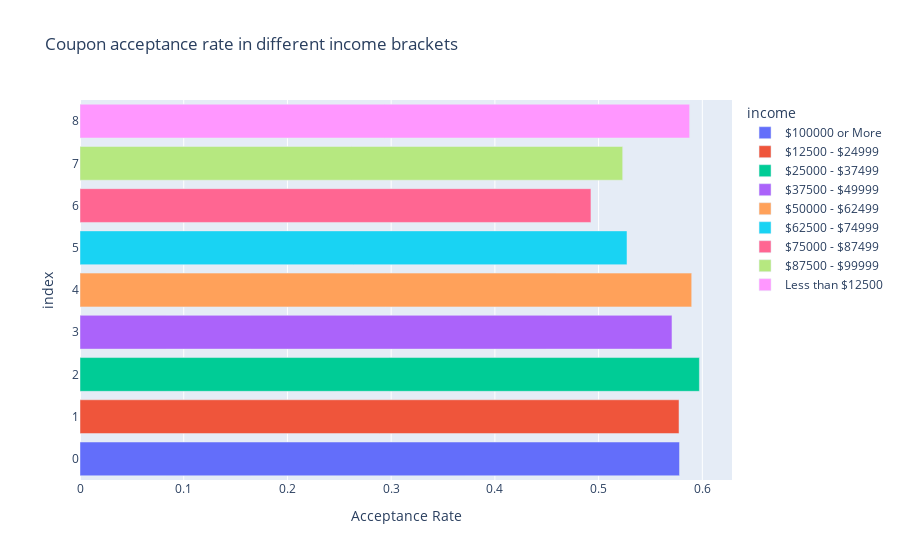

The notebook cell this image was saved under:
### Markdown cell above
Among all the income groups, the people who had income between 75k to 87.5k used the accepted fewer number of coupons. Interesting enough that the people with the lowest amount of income and the ones with the highest amount of income, have almost equal acceptance rate in overall coupons.

### Code cell
px.bar(acc_rate_income.reset_index(), x='Y', color='income', labels={'Y': 'Acceptance Rate'}, title='Coupon acceptance rate in different income brackets')

### Figure 1 — Plotly figure (JSON) as saved in the notebook; plotly's stock layout.template omitted (floating-point values rounded to 4 significant figures)
{"data": [{"alignmentgroup": "True", "hovertemplate": "income=$100000 or More<br>Acceptance Rate=%{x}<br>index=%{y}<extra></extra>", "legendgroup": "$100000 or More", "marker": {"color": "#636efa", "pattern": {"shape": ""}}, "name": "$100000 or More", "offsetgroup": "$100000 or More", "orientation": "h", "showlegend": true, "textposition": "auto", "type": "bar", "x": [0.578], "xaxis": "x", "y": [0], "yaxis": "y"}, {"alignmentgroup": "True", "hovertemplate": "income=$12500 - $24999<br>Acceptance Rate=%{x}<br>index=%{y}<extra></extra>", "legendgroup": "$12500 - $24999", "marker": {"color": "#EF553B", "pattern": {"shape": ""}}, "name": "$12500 - $24999", "offsetgroup": "$12500 - $24999", "orientation": "h", "showlegend": true, "textposition": "auto", "type": "bar", "x": [0.5775], "xaxis": "x", "y": [1], "yaxis": "y"}, {"alignmentgroup": "True", "hovertemplate": "income=$25000 - $37499<br>Acceptance Rate=%{x}<br>index=%{y}<extra></extra>", "legendgroup": "$25000 - $37499", "marker": {"color": "#00cc96", "pattern": {"shape": ""}}, "name": "$25000 - $37499", "offsetgroup": "$25000 - $37499", "orientation": "h", "showlegend": true, "textposition": "auto", "type": "bar", "x": [0.5972], "xaxis": "x", "y": [2], "yaxis": "y"}, {"alignmentgroup": "True", "hovertemplate": "income=$37500 - $49999<br>Acceptance Rate=%{x}<br>index=%{y}<extra></extra>", "legendgroup": "$37500 - $49999", "marker": {"color": "#ab63fa", "pattern": {"shape": ""}}, "name": "$37500 - $49999", "offsetgroup": "$37500 - $49999", "orientation": "h", "showlegend": true, "textposition": "auto", "type": "bar", "x": [0.5708], "xaxis": "x", "y": [3], "yaxis": "y"}, {"alignmentgroup": "True", "hovertemplate": "income=$50000 - $62499<br>Acceptance Rate=%{x}<br>index=%{y}<extra></extra>", "legendgroup": "$50000 - $62499", "marker": {"color": "#FFA15A", "pattern": {"shape": ""}}, "name": "$50000 - $62499", "offsetgroup": "$50000 - $62499", "orientation": "h", "showlegend": true, "textposition": "auto", "type": "bar", "x": [0.5898], "xaxis": "x", "y": [4], "yaxis": "y"}, {"alignmentgroup": "True", "hovertemplate": "income=$62500 - $74999<br>Acceptance Rate=%{x}<br>index=%{y}<extra></extra>", "legendgroup": "$62500 - $74999", "marker": {"color": "#19d3f3", "pattern": {"shape": ""}}, "name": "$62500 - $74999", "offsetgroup": "$62500 - $74999", "orientation": "h", "showlegend": true, "textposition": "auto", "type": "bar", "x": [0.5274], "xaxis": "x", "y": [5], "yaxis": "y"}, {"alignmentgroup": "True", "hovertemplate": "income=$75000 - $87499<br>Acceptance Rate=%{x}<br>index=%{y}<extra></extra>", "legendgroup": "$75000 - $87499", "marker": {"color": "#FF6692", "pattern": {"shape": ""}}, "name": "$75000 - $87499", "offsetgroup": "$75000 - $87499", "orientation": "h", "showlegend": true, "textposition": "auto", "type": "bar", "x": [0.4926], "xaxis": "x", "y": [6], "yaxis": "y"}, {"alignmentgroup": "True", "hovertemplate": "income=$87500 - $99999<br>Acceptance Rate=%{x}<br>index=%{y}<extra></extra>", "legendgroup": "$87500 - $99999", "marker": {"color": "#B6E880", "pattern": {"shape": ""}}, "name": "$87500 - $99999", "offsetgroup": "$87500 - $99999", "orientation": "h", "showlegend": true, "textposition": "auto", "type": "bar", "x": [0.5232], "xaxis": "x", "y": [7], "yaxis": "y"}, {"alignmentgroup": "True", "hovertemplate": "income=Less than $12500<br>Acceptance Rate=%{x}<br>index=%{y}<extra></extra>", "legendgroup": "Less than $12500", "marker": {"color": "#FF97FF", "pattern": {"shape": ""}}, "name": "Less than $12500", "offsetgroup": "Less than $12500", "orientation": "h", "showlegend": true, "textposition": "auto", "type": "bar", "x": [0.5878], "xaxis": "x", "y": [8], "yaxis": "y"}], "layout": {"barmode": "relative", "legend": {"title": {"text": "income"}, "tracegroupgap": 0}, "title": {"text": "Coupon acceptance rate in different income brackets"}, "xaxis": {"anchor": "y", "domain": [0, 1], "title": {"text": "Acceptance Rate"}}, "yaxis": {"anchor": "x", "domain": [0, 1], "title": {"text": "index"}}}}
